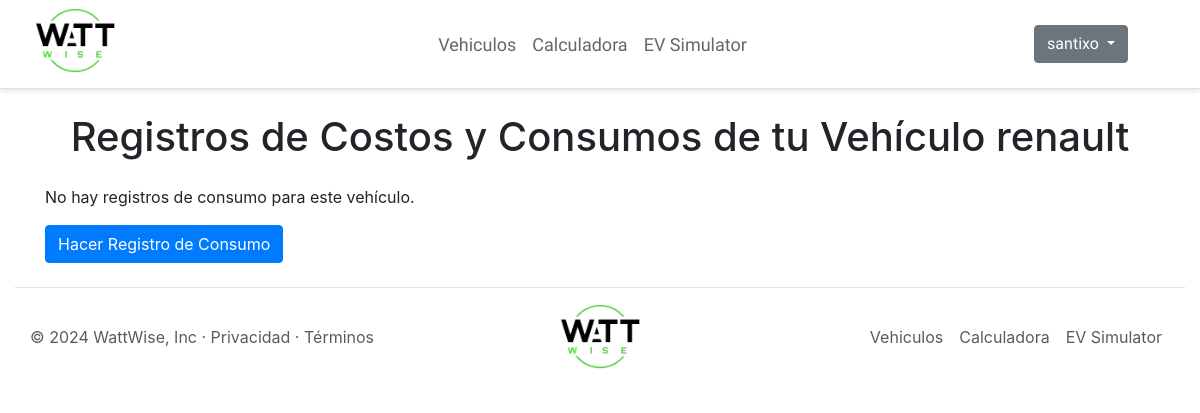
Before: /registroPorVehiculo/8/ (signed in) with the older database file.
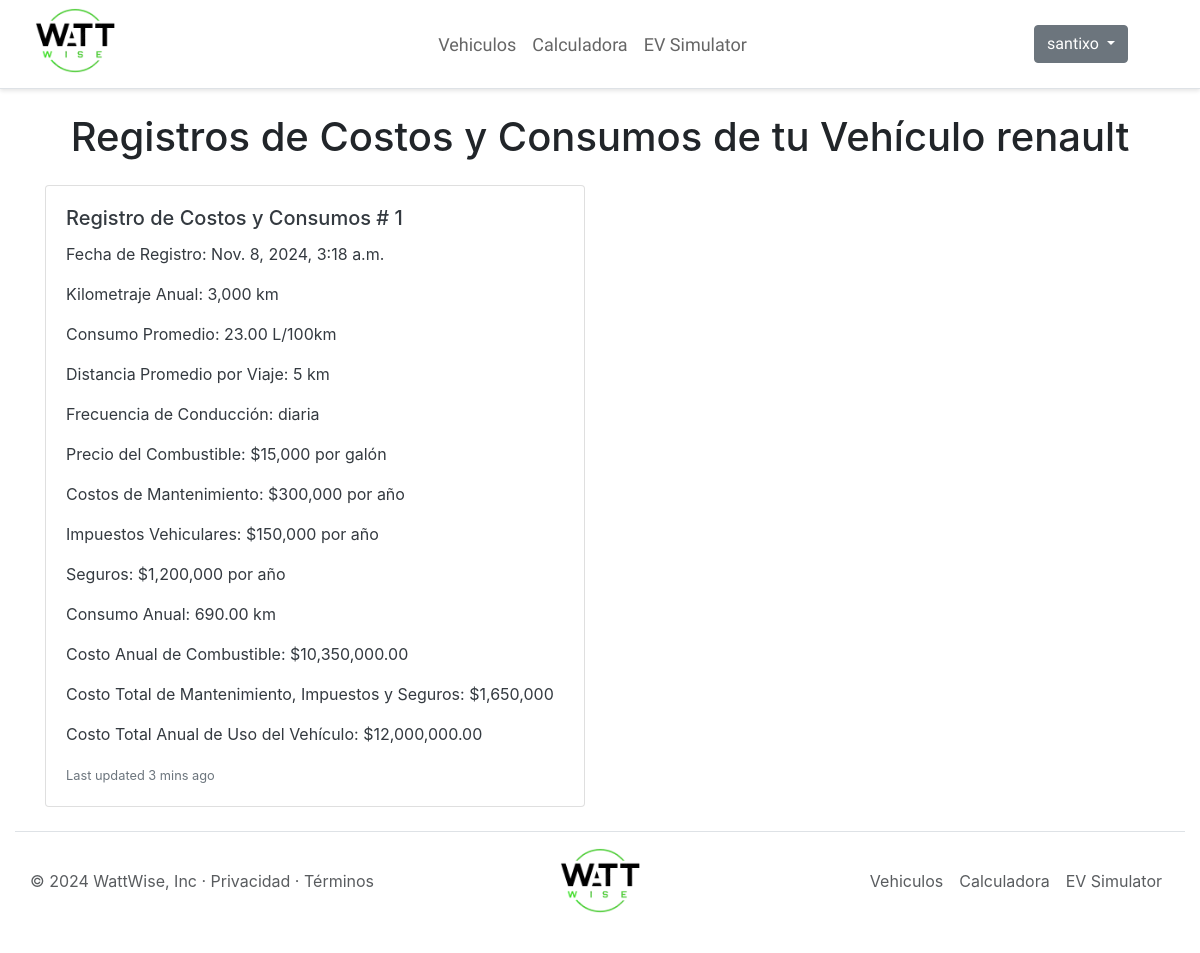
After: the same page with the newer database file.
### myapp/models.py (models this page shows, shortened)
class Consumo(models.Model):
    vehiculo = models.ForeignKey(Vehiculo, on_delete=models.CASCADE)
    fecha_registro = models.DateTimeField(auto_now_add=True)
    kilometraje_anual = models.PositiveIntegerField()
    consumo_promedio = models.DecimalField(max_digits=5, decimal_places=2)
    distancia_promedio = models.PositiveIntegerField()
    FRECUENCIA_CONDUCCION_CHOICES = [
        ('diaria', 'Diaria'),
        ('semanal', 'Semanal'),
        ('mensual', 'Mensual'),
    ]
    frecuencia_conduccion = models.CharField(max_length=20, choices=FRECUENCIA_CONDUCCION_CHOICES)
    precio_combustible = models.PositiveIntegerField()
    costos_mantenimiento = models.PositiveIntegerField()
    impuestos_vehiculares = models.PositiveIntegerField()
    seguros = models.PositiveIntegerField()

### myapp/views.py (the view)
# urls.py: path('registroPorVehiculo/<int:id>/', views.mostrarRegistroPorId, name='registroPorVehiculo'),
@login_required
def mostrarRegistroPorId(request, id):
    vehiculo = get_object_or_404(Vehiculo, id=id, user=request.user)
    consumos = Consumo.objects.filter(vehiculo=vehiculo)
    calculos = []
    for consumo in consumos:
        consumo_anual = consumo.kilometraje_anual * consumo.consumo_promedio / 100
        costo_anual_combustible = consumo_anual * consumo.precio_combustible
        costo_fijo_anual = consumo.costos_mantenimiento + consumo.impuestos_vehiculares + consumo.seguros
        costo_total_anual = costo_anual_combustible + costo_fijo_anual
        calculos.append({
            'consumo': consumo,
            'consumo_anual': consumo_anual,
            'costo_anual_combustible': costo_anual_combustible,
            'costo_fijo_anual': costo_fijo_anual,
            'costo_total_anual': costo_total_anual,
            'vehiculo': consumo.vehiculo.marca_modelo,
        })
    return render(request, 'registroPorId.html', {
        'vehiculo': vehiculo,
        'calculos': calculos
    })

### myapp/templates/registroPorId.html (shortened to what this page needs)
{% extends 'layouts/base.html' %}
{% load static %}
{% load humanize %}
{% block body %}
<div class="container">
    <h1 class="text-center mb-4">Registros de Costos y Consumos de tu Vehículo {{ vehiculo.marca_modelo }}</h1>
    {% if calculos %}
    <div class="row row-cols-1 row-cols-md-2 g-4">
        {% for calculo in calculos %}
        <div class="col">
            <a href="{% url 'mostrarResultados' calculo.consumo.id %}" class="card-link-wrapper card h-100 text-decoration-none text-dark">
                <div class="card-body">
                    <h5 class="card-title">Registro de Costos y Consumos # {{ forloop.counter }} </h5>
                    <p class="card-text">Fecha de Registro: {{ calculo.consumo.fecha_registro }}</p>
                    <p class="card-text">Kilometraje Anual: {{ calculo.consumo.kilometraje_anual|intcomma }} km</p>
                    <p class="card-text">Consumo Promedio: {{ calculo.consumo.consumo_promedio|intcomma }} L/100km</p>
                    <p class="card-text">Distancia Promedio por Viaje: {{ calculo.consumo.distancia_promedio|intcomma }} km</p>
                    <p class="card-text">Frecuencia de Conducción: {{ calculo.consumo.frecuencia_conduccion|intcomma }}</p>
                    <p class="card-text">Precio del Combustible: ${{ calculo.consumo.precio_combustible|intcomma }} por galón</p>
                    <p class="card-text">Costos de Mantenimiento: ${{ calculo.consumo.costos_mantenimiento|intcomma }} por año</p>
                    <p class="card-text">Impuestos Vehiculares: ${{ calculo.consumo.impuestos_vehiculares|intcomma }} por año</p>
                    <p class="card-text">Seguros: ${{ calculo.consumo.seguros|intcomma }} por año</p>
                    <p class="card-text">Consumo Anual: {{ calculo.consumo_anual|intcomma }} km</p>
                    <p class="card-text">Costo Anual de Combustible: ${{ calculo.costo_anual_combustible|intcomma }}</p>
                    <p class="card-text">Costo Total de Mantenimiento, Impuestos y Seguros: ${{ calculo.costo_fijo_anual|intcomma }}</p>
                    <p class="card-text">Costo Total Anual de Uso del Vehículo: ${{ calculo.costo_total_anual|intcomma }}</p>
                    <p class="card-text"><small class="text-muted">Last updated 3 mins ago</small></p>
                </div>
            </a>
        </div>
        {% endfor %}
    </div>
    {% else %}
        <p>No hay registros de consumo para este vehículo.</p>
        <a href="{% url 'registrarConsumo' vehiculo.id %}" class="btn btn-primary">Hacer Registro de Consumo</a>
    {% endif %}
</div>
{% endblock %}

Changed rows visible on the page:
added Consumo: consumo.fecha_registro "Nov. 8, 2024, 3:18 a.m.", consumo.kilometraje_anual "3,000", consumo.consumo_promedio "23.00", consumo.distancia_promedio "5", consumo.frecuencia_conduccion "diaria", consumo.precio_combustible "15,000", consumo.costos_mantenimiento "300,000", consumo.impuestos_vehiculares "150,000", consumo.seguros "1,200,000", consumo_anual "690.00", costo_anual_combustible "10,350,000.00", costo_fijo_anual "1,650,000", costo_total_anual "12,000,000.00"
Other visible differences:
text no longer shown: "No hay registros de consumo para este vehículo. Hacer Registro de Consumo"
